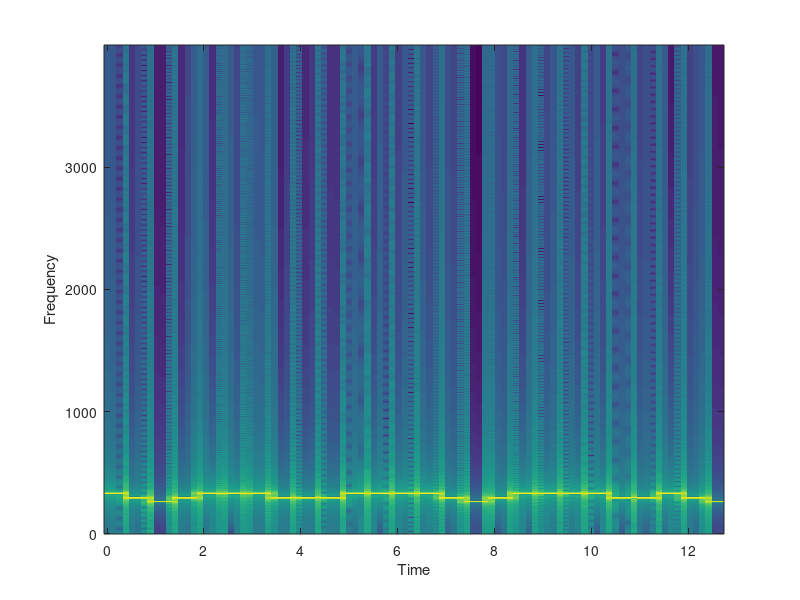
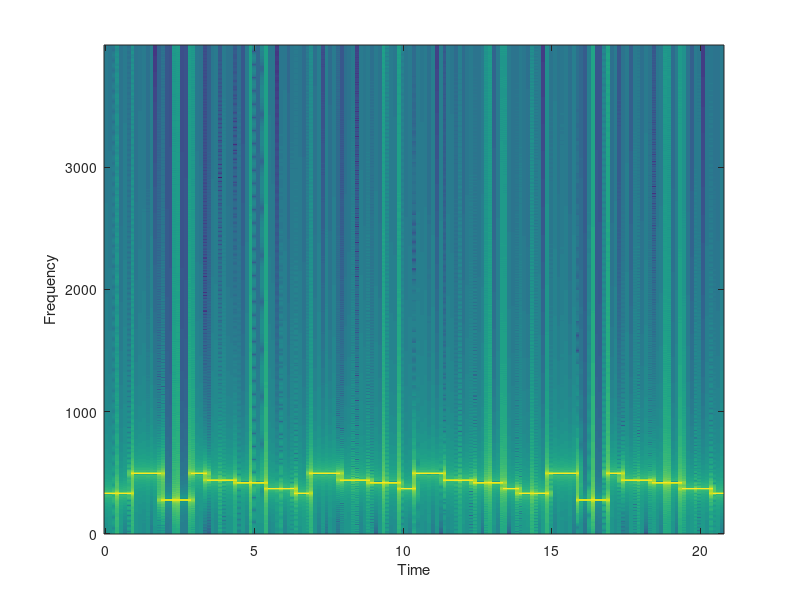
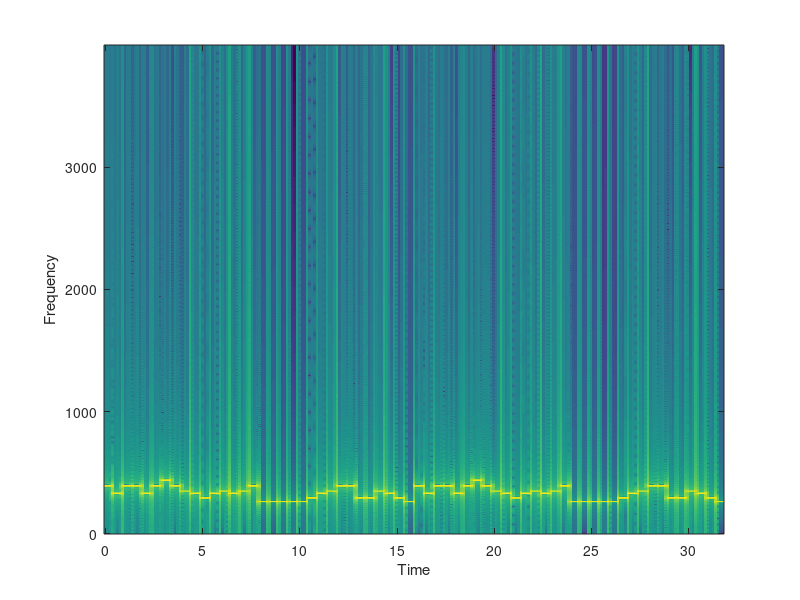

Source code (MATLAB) for these figures, in order:
%%%%%%%%%%%%%%%%%%%%%%%%%%%%%%%%%%%%%%%%%%%%%%%%%%%%%%%%%%%%%%%%%%%%%%%%%%%
% Cleaning
%%%%%%%%%%%%%%%%%%%%%%%%%%%%%%%%%%%%%%%%%%%%%%%%%%%%%%%%%%%%%%%%%%%%%%%%%%%

clear all, close all, home

%%%%%%%%%%%%%%%%%%%%%%%%%%%%%%%%%%%%%%%%%%%%%%%%%%%%%%%%%%%%%%%%%%%%%%%%%%%
% Notes
%%%%%%%%%%%%%%%%%%%%%%%%%%%%%%%%%%%%%%%%%%%%%%%%%%%%%%%%%%%%%%%%%%%%%%%%%%%

%Defining the notes
note=@(freq)cos(2*pi*freq.*[0:1/8000:0.5]);

%Freq of the 4th note in each octave in Hz
C=note(261.63);
Cs=note(277.18);
D=note(293.66);
Ds=note(311.13);
E=note(329.63);
F=note(349.23);
Fs=note(369.99);
G=note(392);
Gs=note(415.3);
A=note(440);
As=note(466.16);
B=note(493.88);

%%%%%%%%%%%%%%%%%%%%%%%%%%%%%%%%%%%%%%%%%%%%%%%%%%%%%%%%%%%%%%%%%%%%%%%%%%%
% Songs
%%%%%%%%%%%%%%%%%%%%%%%%%%%%%%%%%%%%%%%%%%%%%%%%%%%%%%%%%%%%%%%%%%%%%%%%%%%
song_Mary=[E,D,C,D,E,E,E,D,D,D,E,E,E,E,D,C,D,E,E,E,E,D,D,E,D,C];
song_Twinkle=[E,E,B,B,Cs,Cs,B,A,A,Gs,Gs,Fs,Fs,E,B,B,A,A,Gs,Gs,Fs,B,B,A,A,...
    Gs,Gs,Fs,E,E,B,B,Cs,Cs,B,A,A,Gs,Gs,Fs,Fs,E];
song_Barney=[G,E,G,G,E,G,A,G,F,E,D,E,F,E,F,G,C,C,C,C,C,D,E,F,G,G,D,D,F,E,...
    D,C,G,E,G,G,E,G,A,G,F,E,D,E,F,E,F,G,C,C,C,C,C,D,E,F,G,G,D,D,F,E,D,C];

%Mary Plot
figure
specgram(song_Mary,2048,8000,hamming(2048),1024);

%Twinkle Plot
figure
specgram(song_Twinkle,2048,8000,hamming(2048),1024);

%Barney
figure
specgram(song_Barney,2048,8000,hamming(2048),1024);